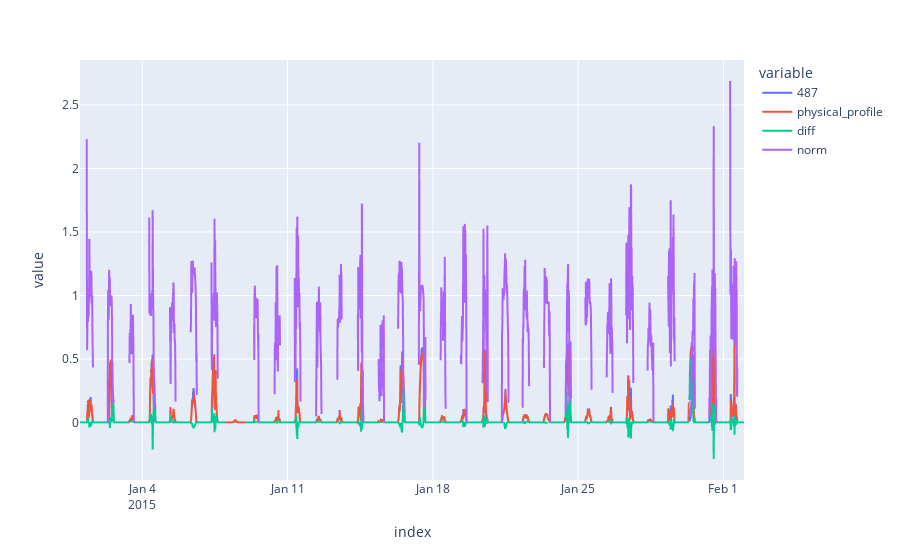

The notebook cell saved with this chart:
### Code cell
px.line(df_compare[:"2015-02-01"])

### Figure 1 — Plotly figure (JSON) as saved in the notebook; plotly's stock layout.template omitted (floating-point values rounded to 4 significant figures; data arrays with more than 128 entries replaced by an {"elided": "..."} marker saying what was removed)
{"data": [{"hovertemplate": "variable=487<br>index=%{x}<br>value=%{y}<extra></extra>", "legendgroup": "487", "line": {"color": "#636efa", "dash": "solid"}, "marker": {"symbol": "circle"}, "mode": "lines", "name": "487", "showlegend": true, "type": "scattergl", "x": {"elided": "3072 str values"}, "xaxis": "x", "y": {"elided": "3072 float values"}, "yaxis": "y"}, {"hovertemplate": "variable=physical_profile<br>index=%{x}<br>value=%{y}<extra></extra>", "legendgroup": "physical_profile", "line": {"color": "#EF553B", "dash": "solid"}, "marker": {"symbol": "circle"}, "mode": "lines", "name": "physical_profile", "showlegend": true, "type": "scattergl", "x": {"elided": "3072 str values"}, "xaxis": "x", "y": {"elided": "3072 float values"}, "yaxis": "y"}, {"hovertemplate": "variable=diff<br>index=%{x}<br>value=%{y}<extra></extra>", "legendgroup": "diff", "line": {"color": "#00cc96", "dash": "solid"}, "marker": {"symbol": "circle"}, "mode": "lines", "name": "diff", "showlegend": true, "type": "scattergl", "x": {"elided": "3072 str values"}, "xaxis": "x", "y": {"elided": "3072 float values"}, "yaxis": "y"}, {"hovertemplate": "variable=norm<br>index=%{x}<br>value=%{y}<extra></extra>", "legendgroup": "norm", "line": {"color": "#ab63fa", "dash": "solid"}, "marker": {"symbol": "circle"}, "mode": "lines", "name": "norm", "showlegend": true, "type": "scattergl", "x": {"elided": "3072 str values"}, "xaxis": "x", "y": {"elided": "3072 float values"}, "yaxis": "y"}], "layout": {"legend": {"title": {"text": "variable"}, "tracegroupgap": 0}, "margin": {"t": 60}, "xaxis": {"anchor": "y", "domain": [0, 1], "title": {"text": "index"}}, "yaxis": {"anchor": "x", "domain": [0, 1], "title": {"text": "value"}}}}
